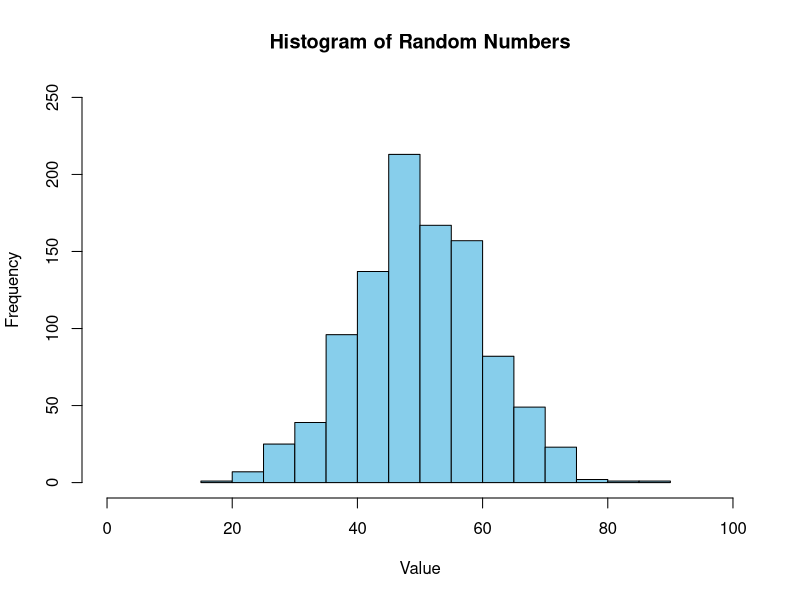

Recreate this plot in R.
set.seed(1)
data = rnorm(1000, mean = 50, sd = 10)
print(data)
hist(data, main = "Histogram of Random Numbers", xlab = "Value", ylab = "Frequency", col = "skyblue", border = "black",xlim = c(0,100),ylim = c(0,250))
